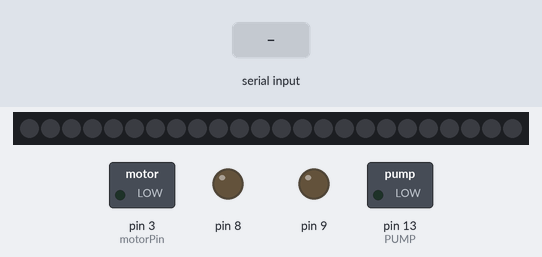
Bench run of a sketch on a simulated Arduino Uno, built with avr-gcc and run on an emulated ATmega328P. On the bench: 24 RGB LEDs in strip order, left to right, switched loads named in the sketch (green lamp = pin HIGH), output pins drawn as LEDs (lit = HIGH). Inputs (shaded band) come from the test bench. Dim RGB values are drawn brighter than linear.

Above: at 1.2 s.
1.3 s: "1" received over Serial
At 2.39 s:
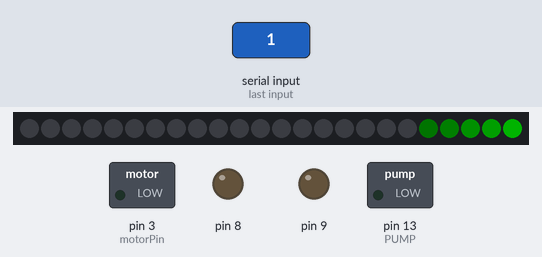
4.0 s: "2" received over Serial
At 5.1 s:
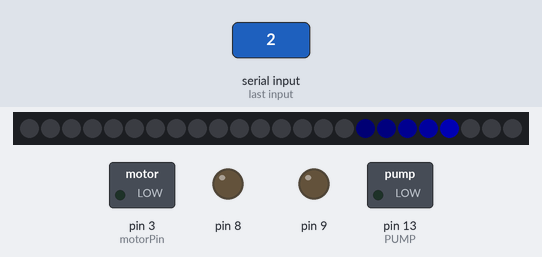
6.7 s: "3" received over Serial
At 8.8 s:
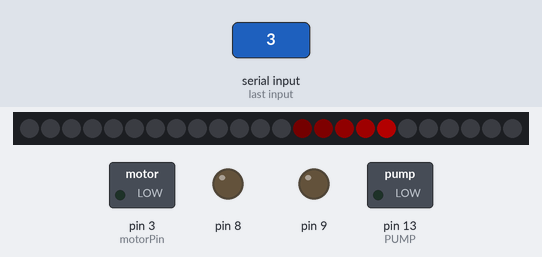
9.7 s: "1" received over Serial
At 10.5 s:
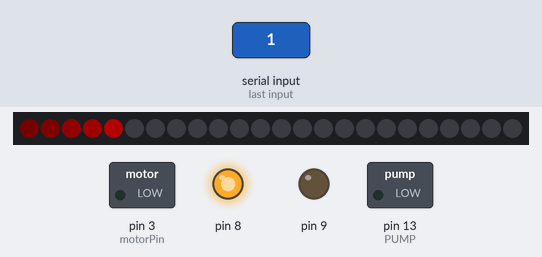
11.2 s: "3" received over Serial
At 12.4 s:
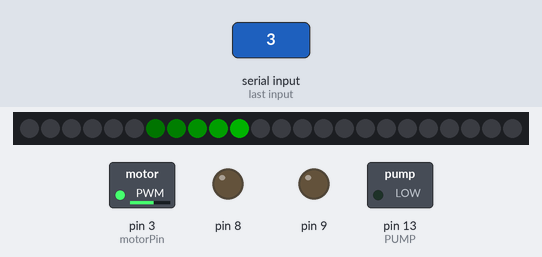
Timing chart, 0 to 13.7 s (numbered marks = the images above; inputs shaded):
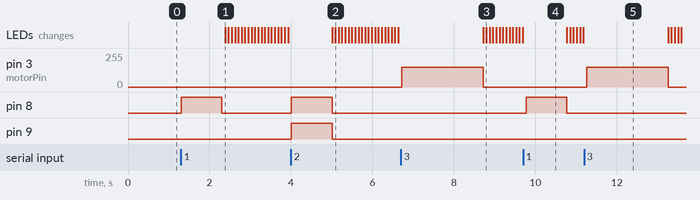

The sketch:

sketch_dec23a.ino
```cpp
#include <Adafruit_NeoPixel.h>

#define PIN 2
#define NUM_LEDS 24
#define PUMP 13
Adafruit_NeoPixel strip = Adafruit_NeoPixel(NUM_LEDS, PIN, NEO_GRB + NEO_KHZ800);
int motorPin = 3;

int a = 0;
int i = 0;

void setup() {
  Serial.begin(9600);
  pinMode(8,OUTPUT);
  pinMode(9,OUTPUT);
  pinMode(13, OUTPUT);
  pinMode(PUMP,OUTPUT);
  strip.begin();
  strip.show();
}

void loop() {
  i = (i + 1) % 24;
  color(a);

  if(Serial.available()) {
    char c = Serial.read();

    if(c == '1'){
      a=1;
      digitalWrite(8,HIGH);
      delay(1000);
      digitalWrite(8,LOW);
    }
    else if(c == '2'){
      a=2;
      digitalWrite(8,HIGH);
      digitalWrite(9,HIGH);
      delay(1000);
      digitalWrite(8,LOW);
      digitalWrite(9,LOW);
    }
    else if(c == '3'){
      a=3;
      analogWrite(motorPin, 150);
      delay(2000);
      analogWrite(motorPin, 0);
    }
    else if(c == '0'){
      a=0;
    }
  }

  strip.show();
  delay(80);

}
int color(int a){
  if (a==0){
    //no
    strip.setPixelColor(i % 24, 0, 0, 0);
    strip.setPixelColor((i + 1) % 24, 0, 0, 0);
    strip.setPixelColor((i + 2) % 24, 0, 0, 0);
    strip.setPixelColor((i + 3) % 24, 0, 0, 0);
    strip.setPixelColor((i + 4) % 24, 0, 0, 0);
    strip.setPixelColor((i + 5) % 24, 0, 0, 0);
  }
  if (a==1){
    //초록
    strip.setPixelColor(i % 24, 0, 0, 0);
    strip.setPixelColor((i + 1) % 24, 0, 1, 0);
    strip.setPixelColor((i + 2) % 24, 0, 4, 0);
    strip.setPixelColor((i + 3) % 24, 0, 16, 0);
    strip.setPixelColor((i + 4) % 24, 0, 30, 0);
    strip.setPixelColor((i + 5) % 24, 0, 60, 0);
  }
    if (a==2){
    //파랑
    strip.setPixelColor(i % 24, 0, 0, 0);
    strip.setPixelColor((i + 1) % 24, 0, 0, 1);
    strip.setPixelColor((i + 2) % 24, 0, 0, 4);
    strip.setPixelColor((i + 3) % 24, 0, 0, 16);
    strip.setPixelColor((i + 4) % 24, 0, 0, 30);
    strip.setPixelColor((i + 5) % 24, 0, 0, 60);
  }
    if (a==3){
    //빨강
    strip.setPixelColor(i % 24, 0, 0, 0);
    strip.setPixelColor((i + 1) % 24, 1, 0, 0);
    strip.setPixelColor((i + 2) % 24, 4, 0, 0);
    strip.setPixelColor((i + 3) % 24, 16, 0, 0);
    strip.setPixelColor((i + 4) % 24, 30, 0, 0);
    strip.setPixelColor((i + 5) % 24, 60, 0, 0);
  }
}
```

Measured:
- after the input at 1.3 s, pin 8: LOW → HIGH at once, → LOW 1.0 s later; the LEDs: change after 1.1 s (image 1)
- after the input at 4.0 s, pin 8, pin 9: LOW → HIGH at once, → LOW 1.0 s later
- after the input at 6.7 s, pin 3 (motorPin): 0/255 → 150/255 at once, → 0/255 2.0 s later
- after the input at 9.7 s, pin 8: LOW → HIGH after 0.07 s, → LOW 1.0 s later
- after the input at 11.2 s, pin 3 (motorPin): 0/255 → 150/255 after 0.06 s, → 0/255 2.0 s later
